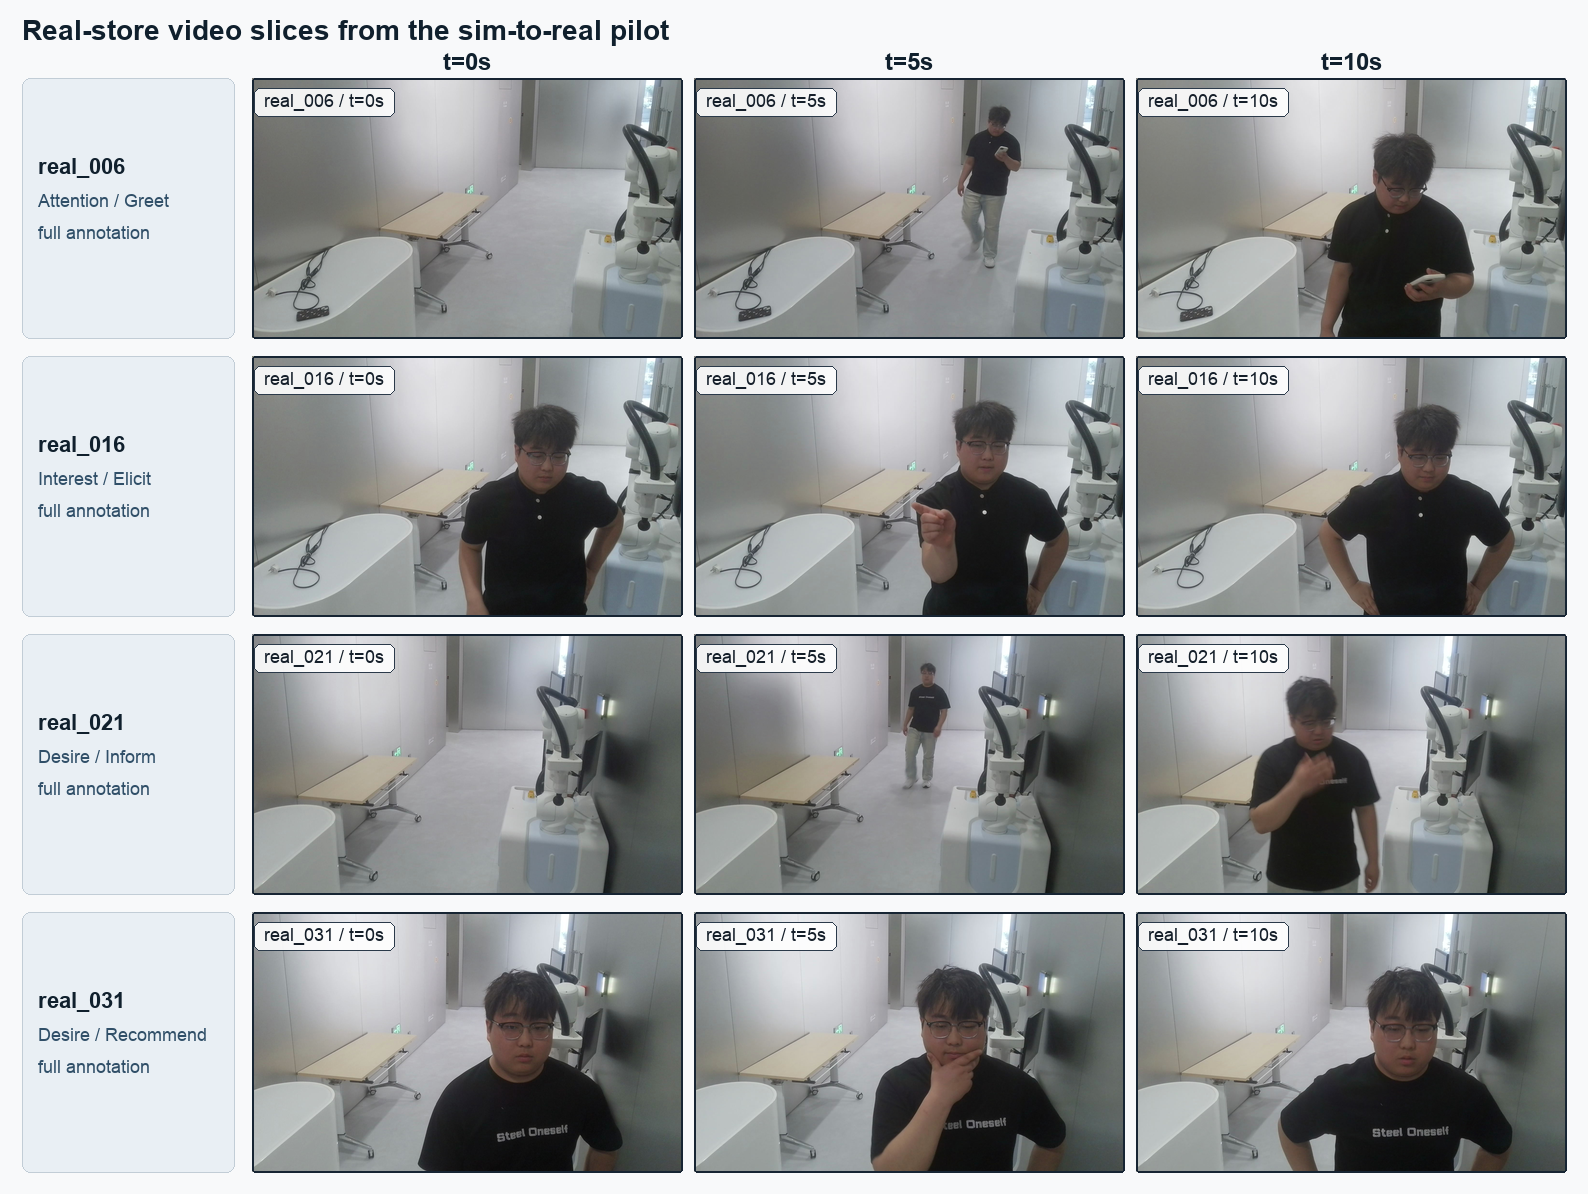

Source code (Python):
from pathlib import Path

from PIL import Image, ImageDraw, ImageFont


ROOT = Path(__file__).resolve().parents[2]
OUT_DIR = ROOT / "reports" / "figures_batch1"

ROWS = [
    ("real_006", "Attention / Greet"),
    ("real_016", "Interest / Elicit"),
    ("real_021", "Desire / Inform"),
    ("real_031", "Desire / Recommend"),
]
COLS = ["t=0s", "t=5s", "t=10s"]


def load_font(size: int, bold: bool = False) -> ImageFont.ImageFont:
    candidates = [
        "/System/Library/Fonts/Supplemental/Arial Bold.ttf" if bold else "/System/Library/Fonts/Supplemental/Arial.ttf",
        "/Library/Fonts/Arial Bold.ttf" if bold else "/Library/Fonts/Arial.ttf",
    ]
    for path in candidates:
        if Path(path).exists():
            return ImageFont.truetype(path, size=size)
    return ImageFont.load_default()


def fit_cover(img: Image.Image, size: tuple[int, int]) -> Image.Image:
    img = img.convert("RGB")
    target_w, target_h = size
    scale = max(target_w / img.width, target_h / img.height)
    resized = img.resize((round(img.width * scale), round(img.height * scale)), Image.LANCZOS)
    left = (resized.width - target_w) // 2
    top = (resized.height - target_h) // 2
    return resized.crop((left, top, left + target_w, top + target_h))


def draw_label(draw: ImageDraw.ImageDraw, xy: tuple[int, int], text: str, font: ImageFont.ImageFont) -> None:
    x, y = xy
    pad_x, pad_y = 10, 5
    bbox = draw.textbbox((x, y), text, font=font)
    rect = (bbox[0] - pad_x, bbox[1] - pad_y, bbox[2] + pad_x, bbox[3] + pad_y)
    draw.rounded_rectangle(rect, radius=6, fill=(255, 255, 255, 230), outline=(43, 58, 74), width=1)
    draw.text((x, y), text, fill=(21, 31, 42), font=font)


def main() -> None:
    OUT_DIR.mkdir(parents=True, exist_ok=True)
    cell_w, cell_h = 430, 260
    row_gap, col_gap = 18, 12
    left_label_w = 230
    top_header_h = 56
    margin = 22
    width = margin * 2 + left_label_w + len(COLS) * cell_w + (len(COLS) - 1) * col_gap
    height = margin * 2 + top_header_h + len(ROWS) * cell_h + (len(ROWS) - 1) * row_gap

    canvas = Image.new("RGB", (width, height), (248, 249, 250))
    draw = ImageDraw.Draw(canvas, "RGBA")
    title_font = load_font(28, bold=True)
    header_font = load_font(24, bold=True)
    row_font = load_font(22, bold=True)
    small_font = load_font(18)

    draw.text((margin, 14), "Real-store video slices from the sim-to-real pilot", fill=(16, 32, 45), font=title_font)

    for c, col in enumerate(COLS):
        x = margin + left_label_w + c * (cell_w + col_gap) + cell_w // 2
        bbox = draw.textbbox((0, 0), col, font=header_font)
        draw.text((x - (bbox[2] - bbox[0]) / 2, margin + 26), col, fill=(16, 32, 45), font=header_font)

    for r, (session_id, label) in enumerate(ROWS):
        y = margin + top_header_h + r * (cell_h + row_gap)
        draw.rounded_rectangle((margin, y, margin + left_label_w - 18, y + cell_h), radius=8, fill=(233, 239, 244), outline=(194, 205, 214), width=1)
        draw.text((margin + 16, y + 76), session_id, fill=(16, 32, 45), font=row_font)
        draw.text((margin + 16, y + 112), label, fill=(48, 79, 104), font=small_font)
        draw.text((margin + 16, y + 144), "full annotation", fill=(48, 79, 104), font=small_font)

        for c in range(3):
            x = margin + left_label_w + c * (cell_w + col_gap)
            frame = ROOT / "reports" / "real_eval_20260525" / "frames" / session_id / f"{c:03d}.jpg"
            img = fit_cover(Image.open(frame), (cell_w, cell_h))
            canvas.paste(img, (x, y))
            draw.rounded_rectangle((x, y, x + cell_w, y + cell_h), radius=3, outline=(23, 37, 51), width=2)
            draw_label(draw, (x + 12, y + 12), f"{session_id} / {COLS[c]}", small_font)

    png_path = OUT_DIR / "V6_real_store_video_slices.png"
    pdf_path = OUT_DIR / "V6_real_store_video_slices.pdf"
    canvas.save(png_path, quality=92)
    canvas.save(pdf_path, "PDF", resolution=150.0)
    print(png_path)
    print(pdf_path)


if __name__ == "__main__":
    main()
